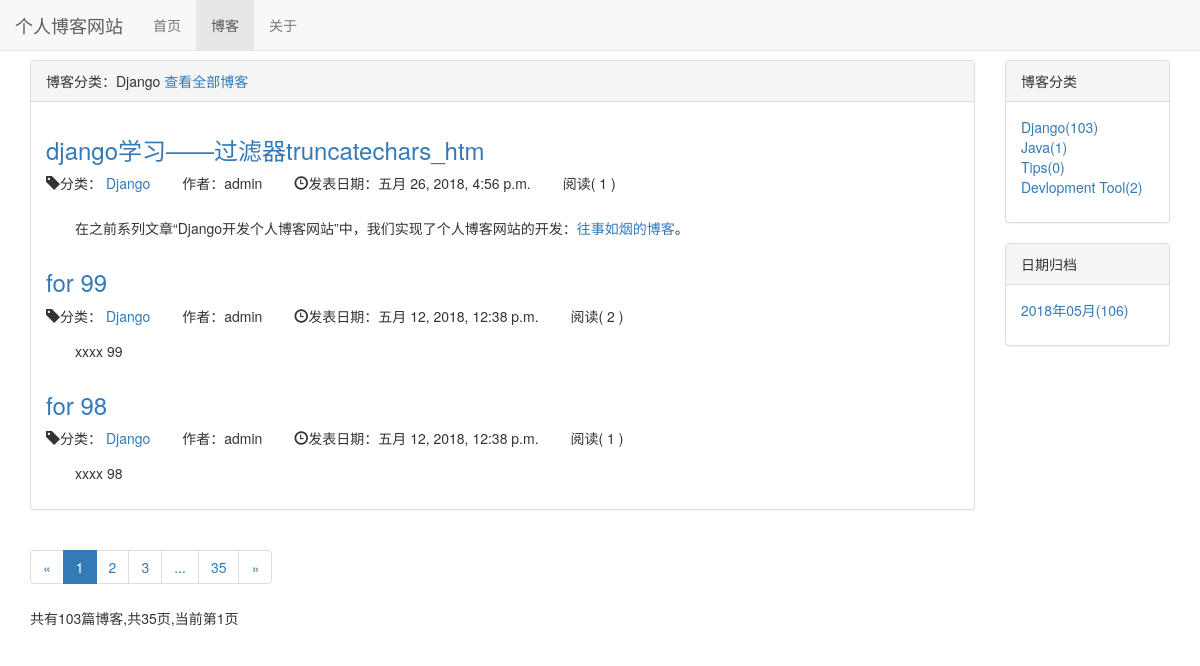
The page /blog/type/1 on the database its author committed.
### blog/models.py (models this page shows, shortened)
class BlogType(models.Model):
    type_name = models.CharField(max_length=15)
    author = models.ForeignKey(User, on_delete=models.DO_NOTHING)
    created_time = models.DateTimeField(auto_now_add=True)
    last_time = models.DateTimeField(auto_now=True)
    def __str__(self):
        return self.type_name

class Blog(models.Model):
    title = models.CharField(max_length=30)
    blog_type = models.ForeignKey(BlogType, on_delete=models.DO_NOTHING)
    content = RichTextField()   # 富文本
    author = models.ForeignKey(User, on_delete=models.DO_NOTHING)
    created_time = models.DateTimeField(auto_now_add=True)
    last_time = models.DateTimeField(auto_now=True)
    def read_num(self):
        return self.readnum.read_num
    class Meta:
        ordering = ['-created_time']

class ReadNum(models.Model):
    read_num = models.IntegerField(default=0)
    blog = models.OneToOneField(Blog, on_delete=models.DO_NOTHING)

### blog/views.py (the view)
# urls.py: path('type/<int:blog_type_pk>', views.blogs_with_type, name='blogs_with_type'),
def blogs_with_type(request, blog_type_pk):
    blog_type = get_object_or_404(BlogType, pk=blog_type_pk)
    blogs_all_list = Blog.objects.filter(blog_type=blog_type)
    context = get_blog_list_common_data(request, blogs_all_list)
    context['blog_type'] = blog_type
    return render_to_response('blog/blogs_with_type.html', context)

### templates/blog/blogs_with_type.html (shortened to what this page needs)
{% extends 'blog/blog_list.html' %}
{% block blog_list_title %}
    博客分类：{{ blog_type.type_name }}
    <a href="{% url 'blog_list' %}">查看全部博客</a>
{% endblock %}

### templates/blog/blog_list.html (shortened to what this page needs)
{% extends 'base.html' %}
{% load staticfiles %}
{% block nav_blog_active %}active{% endblock %}
{% block header_blog_list_extends %}
    <link rel="stylesheet" href="{% static 'blog_list.css' %}">
{% endblock %}
{% block content %}
    <div class="container">
        <div class="row">
            <div class="col-xs-12 col-sm-8 col-md-9 col-lg-10">
                <div class="panel panel-default">
                    <div class="panel-heading">
                        {% block blog_list_title %}{% endblock %}
                    </div>
                    <div class="panel-body">
                        {% for blog in blogs %}
                            <div class="blog">
                                <h3><a href="{% url 'blog_detail' blog.pk %}">{{ blog.title }}</a></h3>
                                <ul class="blog-info-description">
                                    <li><span class="glyphicon glyphicon-tag"></span>分类：
                                        <a href="{% url 'blogs_with_type' blog.blog_type.pk %}">{{ blog.blog_type }}</a>
                                    </li>
                                    <li>作者：{{ blog.author }}</li>
                                    <li><span class="glyphicon glyphicon-time"></span>发表日期：{{ blog.created_time }}</li>
                                    <li>阅读(
                                        {% if blog.read_num %}
                                            {{ blog.read_num }}
                                        {% else %}
                                            0
                                        {% endif %}
                                        )</li>
                                </ul>
                                <div class="roundup">
                                    <p>{{ blog.content|safe|truncatechars_html:60 }}</p>
                                </div>
                            </div>
                        {% empty %}
                            <p>暂无博客，敬请期待！</p>
                        {% endfor %}
                    </div>
                </div>
                <div>
                    <ul class="pagination">
                        <li>
                            {% if page_of_blogs.has_previous %}
                                <a href="?page={{ page_of_blogs.previous_page_number }}" aria-label="Previous">
                                    <span aria-hidden="true">&laquo;</span>
                                </a>
                            {% else %}
                                <span aria-hidden="true">&laquo;</span>
                            {% endif %}
                        </li>
                        {% for page_num in page_range %}
                            {% ifequal page_num page_of_blogs.number %}
                                <li class="active"><span>{{ page_num}}</span></li>
                            {% else %}
                                {% ifequal page_num  '...' %}
                                    <li><span>{{ page_num}}</span></li>
                                {% else %}
                                    <li><a href="?page={{ page_num }}">{{ page_num}}</a></li>
                                {% endifequal %}
                            {% endifequal %}
                        {% endfor %}
                        <li>
                            {% if page_of_blogs.has_next %}
                                <a href="?page={{ page_of_blogs.next_page_number }}" aria-label="Next">
                                    <span aria-hidden="true">&raquo;</span>
                                </a>
                            {% else %}
                                <span aria-hidden="true">&raquo;</span>
                            {% endif %}
                        </li>
                    </ul>
                    <p>
                        <span>共有{{ page_of_blogs.paginator.count}}篇博客,共{{ page_of_blogs.paginator.num_pages }}页,当前第{{ page_of_blogs.number }}页</span>
                    </p>
                </div>
            </div>
            <div class="hidden-xs col-sm-4 col-md-3 col-lg-2">
                <div class="panel panel-default">
                    <div class="panel-heading">博客分类</div>
                    <div class="panel-body">
                        <ul class="list-unstyled">
                            {% for blog_type in blog_types %}
                                <li>
                                    <a href="{% url 'blogs_with_type' blog_type.pk %}">
                                        {{ blog_type.type_name }}({{ blog_type.blog_count }})</a>
                                </li>
                            {% empty %}
                                <li>暂无分类</li>
                            {% endfor %}
                        </ul>
                    </div>
                </div>
                <div class="panel panel-default">
                    <div class="panel-heading">日期归档</div>
                    <div class="panel-body">
                        <ul class="list-unstyled">
                            {% for blog_date, blog_count in blog_dates.items %}
                                <li>
                                    <a href="{%  url 'blogs_with_date' blog_date.year blog_date.month %}">
                                        {{ blog_date|date:"Y年m月" }}({{ blog_count }})
                                    </a>
                                </li>
                            {% empty %}
                                <li>暂无归档</li>
                            {% endfor %}
                        </ul>
                    </div>
                </div>
            </div>
        </div>
    </div>
{% endblock %}

### static/base.css (style rules this page uses)
* { margin: 0px; padding: 0px; }
body { margin-top: 60px!important; }

### static/blog_list.css (style rules this page uses)
ul.blog-info-description { list-style-type: none; margin-bottom: 1em; }
ul.blog-info-description li { display: inline-block; margin-right: 2em; }
div.roundup { margin-left: 2em; padding: 1px; }
div.blog { #background-color: #000; }

### rows shown on the page
BlogType: type_name "Django", blog_count "103"
Blog: title "django学习——过滤器truncatechars_htm", blog_type "Django", author "admin", created_time "五月 26, 2018, 4:56 p.m.", read_num "1", content "在之前系列文章“Django开发个人博客网站”中，我们实现了个人博客网站的开发： 往事如烟的博客 。"
Blog: title "for 99", blog_type "Django", author "admin", created_time "五月 12, 2018, 12:38 p.m.", read_num "2", content "xxxx 99"
Blog: title "for 98", blog_type "Django", author "admin", created_time "五月 12, 2018, 12:38 p.m.", read_num "1", content "xxxx 98"
BlogType: type_name "Java", blog_count "1"
BlogType: type_name "Tips", blog_count "0"
BlogType: type_name "Devlopment Tool", blog_count "2"

### other values the page prints
{{ page_num }} "1"
{{ page_num }} "2" "3" "35"
{{ page_num }} "..."
{{ page_of_blogs.paginator.count }} "103"
{{ page_of_blogs.paginator.num_pages }} "35"
{{ page_of_blogs.number }} "1"
{{ blog_date|date:"Y年m月" }} "2018年05月"
{{ blog_count }} "106"
